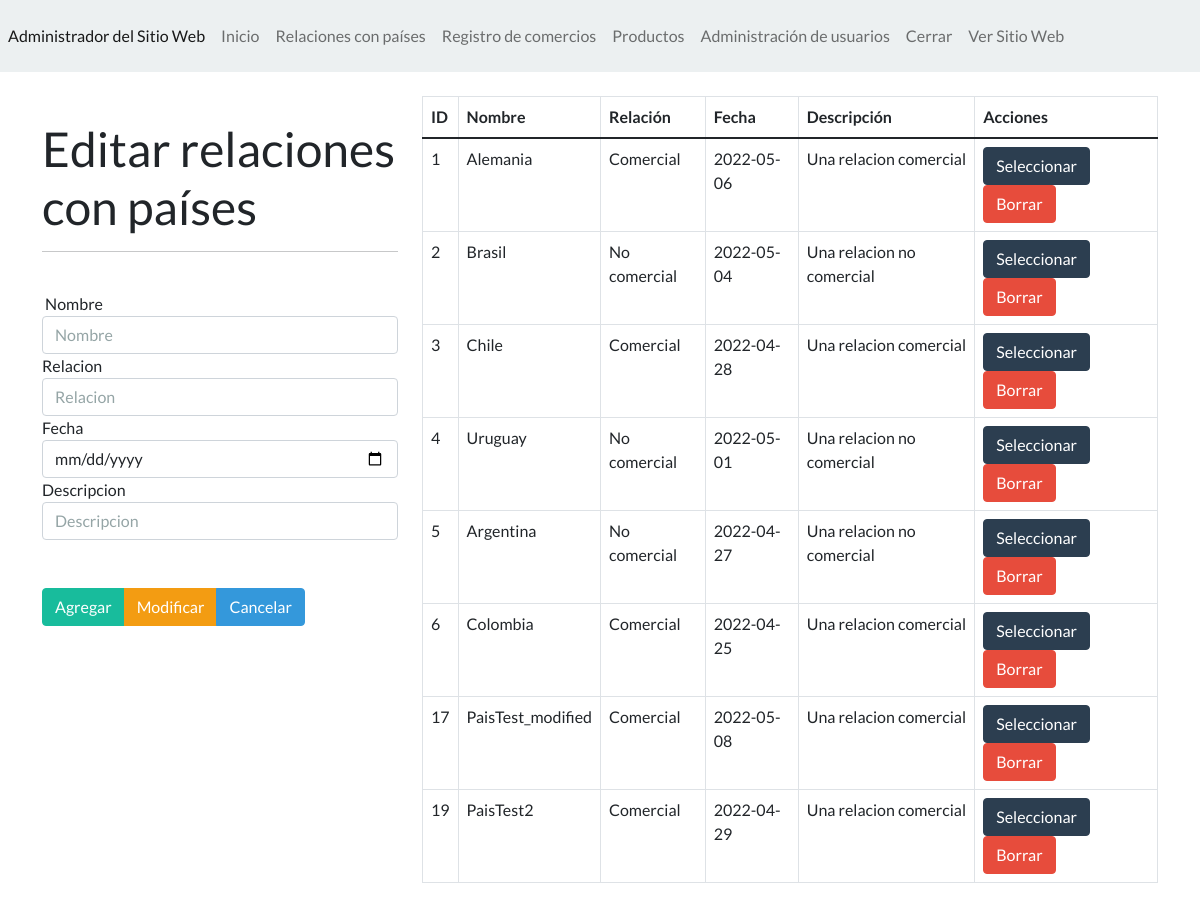
Page /administrador/seccion/paises.php on the committed database.
### tables this page shows
CREATE TABLE `paises` (
  `id` int(10) NOT NULL,
  `nombre` varchar(50) NOT NULL,
  `relacion` varchar(100) NOT NULL,
  `fecha_creacion` date NOT NULL DEFAULT current_timestamp(),
  `descripcion` varchar(255) NOT NULL
);

### administrador/seccion/paises.php (the view, shortened to what this page needs)
<?php
include("../template/cabecera.php");
include("../config/crud.php");
?>
<div class="col-md-4">
    <br>
    <h1>Editar relaciones con países</h1>
    <hr>
    <br>
    <form method="POST">
    <div class = "form-group">
    <label for="txtnombre">Nombre</label>
    <input type="text" class="form-control" name="txtnombre" id="txtnombre" value="<?php if(isset($_POST['Seleccionar'])) echo $arrayRow['nombre'] ?>" placeholder="Nombre">
    <label for="txtrelacion">Relacion</label>
    <input type="text" class="form-control" name="txtrelacion" id="txtrelacion" value="<?php if(isset($_POST['Seleccionar'])) echo $arrayRow['relacion'] ?>" placeholder="Relacion">
    <label for="dtfecha">Fecha</label>
    <input type="date" class="form-control" name="dtfecha" id="dtfecha" value="<?php if(isset($_POST['Seleccionar'])) echo $arrayRow['fecha_creacion'] ?>">
    <label for="txtdescripcion">Descripcion</label>
    <input type="text" class="form-control" name="txtdescripcion" id="txtdescripcion" value="<?php if(isset($_POST['Seleccionar'])) echo $arrayRow['descripcion'] ?>" placeholder="Descripcion">
    </div>
    <br><br>
    <div class="btn-group" role="group" aria-label="">
        <button type="submit" name="Agregar" class="btn btn-success">Agregar</button>
        <button type="submit" name="Modificar" class="btn btn-warning">Modificar</button>
        <button type="submit" name="Cancelar" class="btn btn-info">Cancelar</button>
    </div>
    <br><br>
    </form>
</div>
<div class="col-md-8">
    <table class="table table-bordered">
        <thead>
            <tr>
                <th>ID</th>
                <th>Nombre</th>
                <th>Relación</th>
                <th>Fecha</th>
                <th>Descripción</th>
                <th>Acciones</th>
            </tr>
        </thead>
        <tbody>
            <?php
            $resultado = $MySQLiconn->query("SELECT * FROM paises");
            while($row = $resultado->fetch_array()) {
            ?>
            <tr>
                <td><?php echo $row['id']; ?></td>
                <td><?php echo $row['nombre']; ?></td>
                <td><?php echo $row['relacion']; ?></td>
                <td><?php echo $row['fecha_creacion']; ?></td>
                <td><?php echo $row['descripcion']; ?></td>
                <td>
                    <form method="POST">
                        <button type="submit" name="Seleccionar" value="Seleccionar" class="btn btn-primary">Seleccionar</button>
                        <button type="submit" name="Borrar" value="Borrar" class="btn btn-danger">Borrar</button>
                    </form>
                </td>
            </tr>
            <?php
            }
            ?>
        </tbody>
    </table>
</div>
<?php include("../template/pie.php"); ?>

### rows in the picture
paises: id "1", nombre "Alemania", relacion "Comercial", fecha_creacion "2022-05-06", descripcion "Una relacion comercial"
paises: id "2", nombre "Brasil", relacion "No comercial", fecha_creacion "2022-05-04", descripcion "Una relacion no comercial"
paises: id "3", nombre "Chile", relacion "Comercial", fecha_creacion "2022-04-28", descripcion "Una relacion comercial"
paises: id "4", nombre "Uruguay", relacion "No comercial", fecha_creacion "2022-05-01", descripcion "Una relacion no comercial"
paises: id "5", nombre "Argentina", relacion "No comercial", fecha_creacion "2022-04-27", descripcion "Una relacion no comercial"
paises: id "6", nombre "Colombia", relacion "Comercial", fecha_creacion "2022-04-25", descripcion "Una relacion comercial"
paises: id "17", nombre "PaisTest_modified", relacion "Comercial", fecha_creacion "2022-05-08", descripcion "Una relacion comercial"
paises: id "19", nombre "PaisTest2", relacion "Comercial", fecha_creacion "2022-04-29", descripcion "Una relacion comercial"
